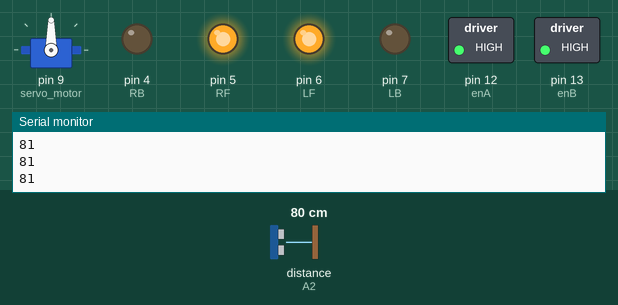
Simulated run of this sketch. Board: Arduino Uno, built with avr-gcc and run on an emulated ATmega328P. Shown: servo, switched loads named in the sketch (green lamp = pin HIGH), output pins drawn as LEDs (lit = HIGH), the last lines printed to the serial monitor. The inputs (shaded band) are chosen by the test bench; at power-on: distance to the obstacle (sensor on A2) 80 cm. The echo pulse lasts 58.3 µs per cm.

Above: at 3.9 s.
4.0 s: distance to the obstacle (sensor on A2) set to 22 cm
5.5 s: distance to the obstacle (sensor on A2) set to 18 cm
At 7.1 s:
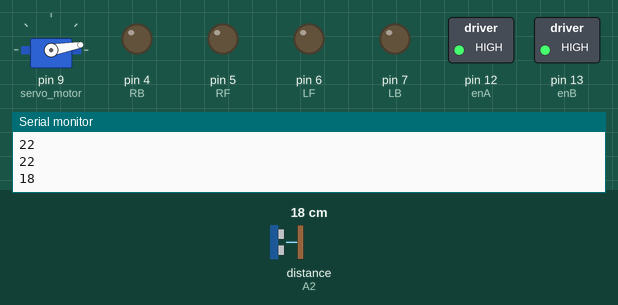
8.5 s: distance to the obstacle (sensor on A2) set to 35 cm
At 9.48 s:
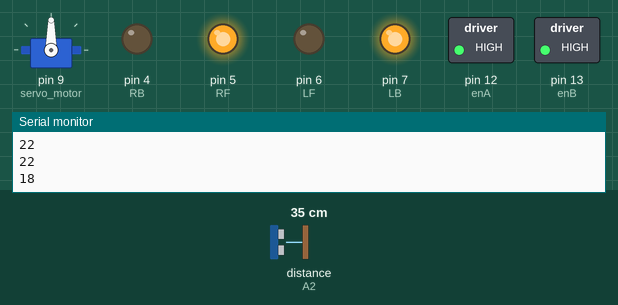
11.1 s: distance to the obstacle (sensor on A2) set to 2 cm
At 14.0 s:
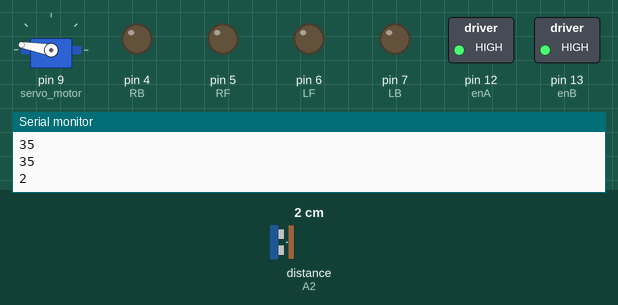
14.1 s: distance to the obstacle (sensor on A2) set to 60 cm
At 14.82 s:
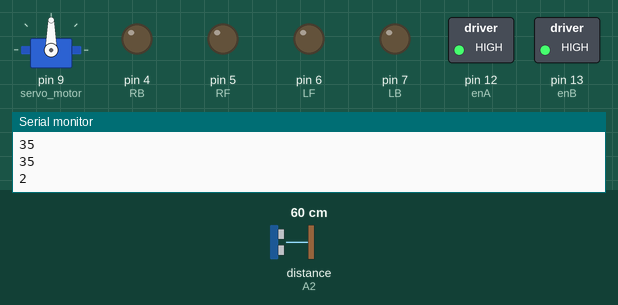
Timing chart, 0 to 17.1 s (numbered marks = the images above; inputs shaded):
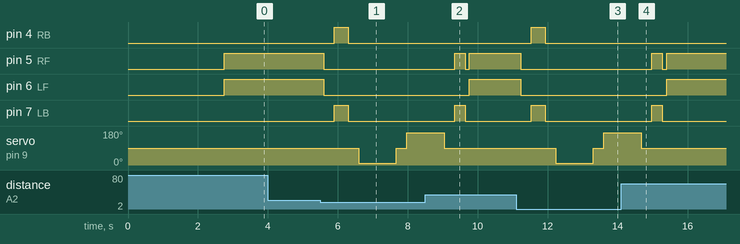

The sketch:

Avoid_Obstacle_robot_car.ino
```cpp
#include <Servo.h>
#include <NewPing.h>


const int LF = 6;
const int LB = 7;
const int RF = 5;
const int RB = 4;
const int enA = 12;
const int enB = 13;

#define trig_pin A1
#define echo_pin A2

#define maximum_distance 200
boolean goesForward = false;
int distance = 100;

NewPing sonar(trig_pin, echo_pin, maximum_distance);
Servo servo_motor;

void setup()
{
  pinMode(RF, OUTPUT);
  pinMode(LF, OUTPUT);
  pinMode(LB, OUTPUT);
  pinMode(RB, OUTPUT);

  pinMode(enA,OUTPUT);
  pinMode(enB,OUTPUT);

  servo_motor.attach(9);
  Serial.begin(9600);

  servo_motor.write(90);
  delay(2000);
  distance = readPing();
  delay(100);
  distance = readPing();
  delay(100);
  distance = readPing();
  delay(100);
  distance = readPing();
  delay(100);

  analogWrite(enA, 400);
  analogWrite(enB, 400);
}

void loop()
{

  int distanceRight = 0;
  int distanceLeft = 0;
  delay(50);

  if (distance <= 20)
  {
    moveStop();
    delay(300);
    moveBackward();
    delay(400);
    moveStop();
    delay(300);
    distanceRight = lookRight();
    delay(300);
    distanceLeft = lookLeft();
    delay(300);

    if (distance >= distanceLeft)
    {
      turnRight();
      moveStop();
    }
    else
    {
      turnLeft();
      moveStop();
    }
  }
  else
  {
    moveForward();
  }
  distance = readPing();
  Serial.println(distance);


}

int lookRight()
{
  servo_motor.write(10);
  delay(500);
  int distance = readPing();
  delay(500);
  servo_motor.write(90);
  return distance;
}

int lookLeft()
{
  servo_motor.write(170);
  delay(500);
  int distance = readPing();
  delay(500);
  servo_motor.write(90);
  return distance;
  delay(100);
}

int readPing()
{
  delay(70);
  int cm = sonar.ping_cm();
  if (cm == 0)
  {
    cm = 250;
  }
  return cm;
}

void moveStop()
{
  digitalWrite(RF, LOW);
  digitalWrite(LF, LOW);
  digitalWrite(RB, LOW);
  digitalWrite(LB, LOW);
}

void moveForward()
{
  if (!goesForward)
  {
    goesForward = true;

    digitalWrite(LF, HIGH);
    digitalWrite(RF, HIGH);

    digitalWrite(LB, LOW);
    digitalWrite(RB, LOW);
  }
}

void moveBackward()
{
  goesForward = false;

  digitalWrite(LB, HIGH);
  digitalWrite(RB, HIGH);

  digitalWrite(LF, LOW);
  digitalWrite(RF, LOW);
}

void turnRight()
{
  digitalWrite(LF, HIGH);
  digitalWrite(RB, HIGH);

  digitalWrite(LB, LOW);
  digitalWrite(RF, LOW);

  delay(300);

  digitalWrite(LF, HIGH);
  digitalWrite(RF, HIGH);

  digitalWrite(LB, LOW);
  digitalWrite(RB, LOW);
}

void turnLeft()
{

  digitalWrite(LB, HIGH);
  digitalWrite(RF, HIGH);

  digitalWrite(LF, LOW);
  digitalWrite(RB, LOW);

  delay(300);

  digitalWrite(LF, HIGH);
  digitalWrite(RF, HIGH);

  digitalWrite(LB, LOW);
  digitalWrite(RB, LOW);
}
```

Measured:
- the behaviour switches between 21 and 20 cm on distance to the obstacle (sensor on A2) (found by bisection; images 0 and 1)
- after the input at 5.5 s, pin 4 (RB), pin 7 (LB): LOW → HIGH after 0.39 s, → LOW 0.40 s later; pin 5 (RF), pin 6 (LF): HIGH → LOW after 0.09 s; servo on pin 9 (servo_motor): 90° → 10° after 1.1 s, → 90° 1.1 s later, → 170° 0.30 s later
- after the input at 8.5 s, pin 4 (RB): stays LOW (without the input it goes to HIGH after 0.84 s); pin 5 (RF): LOW → HIGH after 0.84 s, → LOW 0.30 s later, → HIGH 0.12 s later
- after the input at 11.1 s, pin 4 (RB), pin 7 (LB): LOW → HIGH after 0.43 s, → LOW 0.40 s later; pin 5 (RF), pin 6 (LF): HIGH → LOW after 0.13 s; servo on pin 9 (servo_motor): 90° → 10° after 1.1 s, → 90° 1.1 s later, → 170° 0.30 s later
- after the input at 14.1 s, pin 4 (RB): stays LOW (without the input it goes to HIGH after 0.87 s); pin 5 (RF): LOW → HIGH after 0.88 s, → LOW 0.30 s later, → HIGH 0.12 s later; servo on pin 9 (servo_motor): goes on until 14.7 s, then stays 90°
